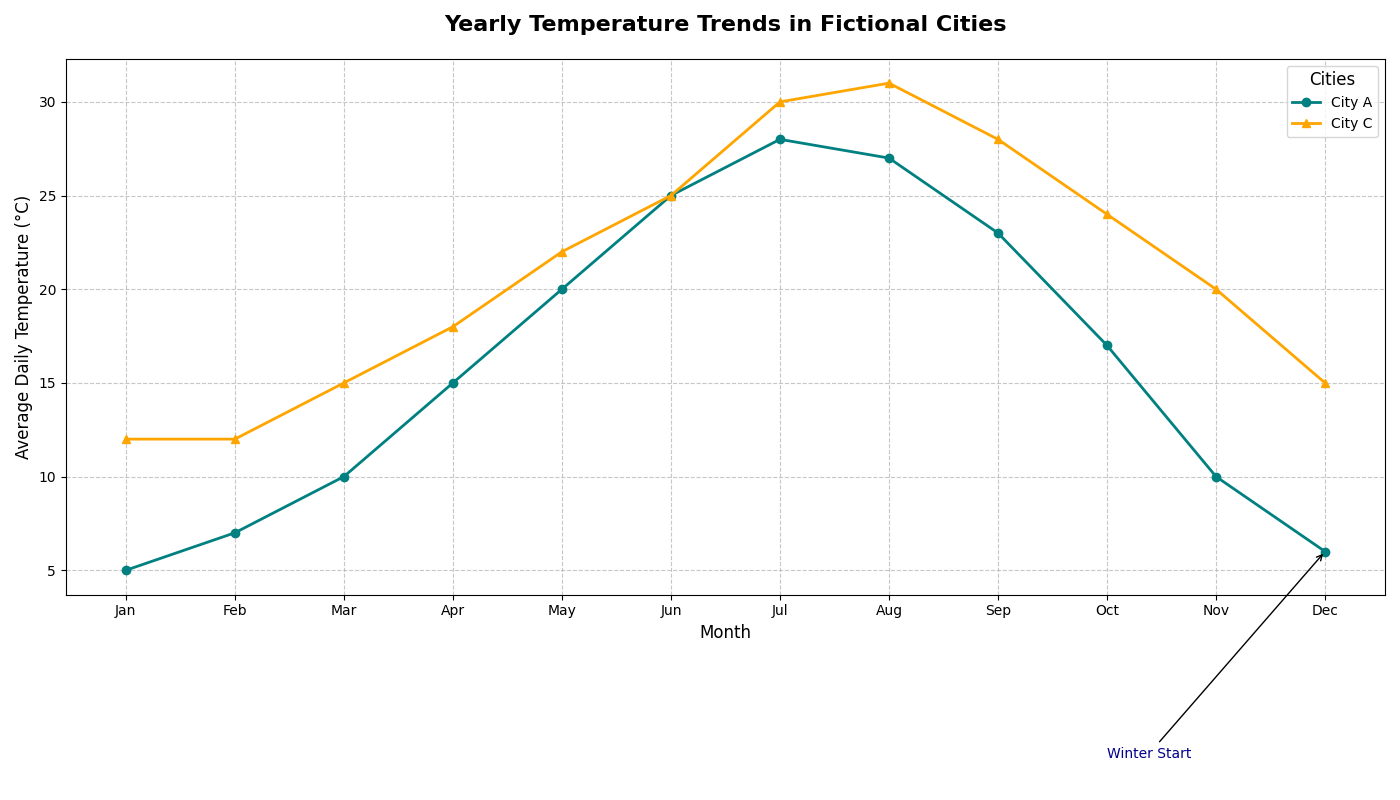

Source code (Python):
import matplotlib.pyplot as plt
import numpy as np

# Define months for the data
months = np.arange(1, 13)

# Data for average daily temperatures in degrees Celsius
city_a_temps = [5, 7, 10, 15, 20, 25, 28, 27, 23, 17, 10, 6]
city_c_temps = [12, 12, 15, 18, 22, 25, 30, 31, 28, 24, 20, 15]

# Initialize the figure and axis
fig, ax = plt.subplots(figsize=(14, 8))

# Plotting the line chart for each city
ax.plot(months, city_a_temps, marker='o', linestyle='-', color='teal', linewidth=2, label='City A')
ax.plot(months, city_c_temps, marker='^', linestyle='-', color='orange', linewidth=2, label='City C')

# Setting title and labels
ax.set_title('Yearly Temperature Trends in Fictional Cities', fontsize=16, weight='bold', pad=20)
ax.set_xlabel('Month', fontsize=12)
ax.set_ylabel('Average Daily Temperature (°C)', fontsize=12)

# Adding a legend to identify cities
ax.legend(loc='upper right', fontsize=10, title='Cities', title_fontsize=12)

# Enable grid for easier value estimation
ax.grid(True, linestyle='--', alpha=0.7)

# Annotating key seasonal points in the data
ax.annotate('Winter Start', xy=(12, 6), xytext=(10, -5),
            arrowprops=dict(facecolor='black', arrowstyle='->', lw=1), fontsize=10, color='darkblue')

# Set x-ticks to month names for readability
month_names = ['Jan', 'Feb', 'Mar', 'Apr', 'May', 'Jun', 'Jul', 'Aug', 'Sep', 'Oct', 'Nov', 'Dec']
plt.xticks(months, month_names, fontsize=10)

# Automatically adjust layout to prevent overlap
plt.tight_layout()

# Display the plot
plt.show()
